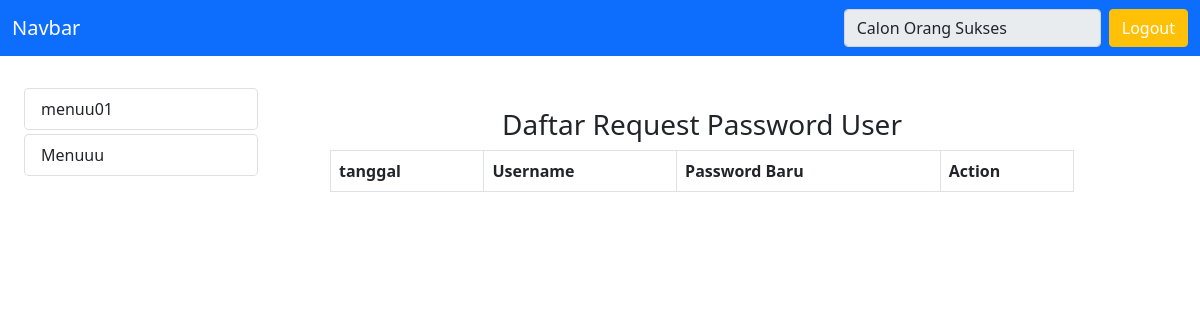
Before: /admin/home.php (signed in) with the older database file.
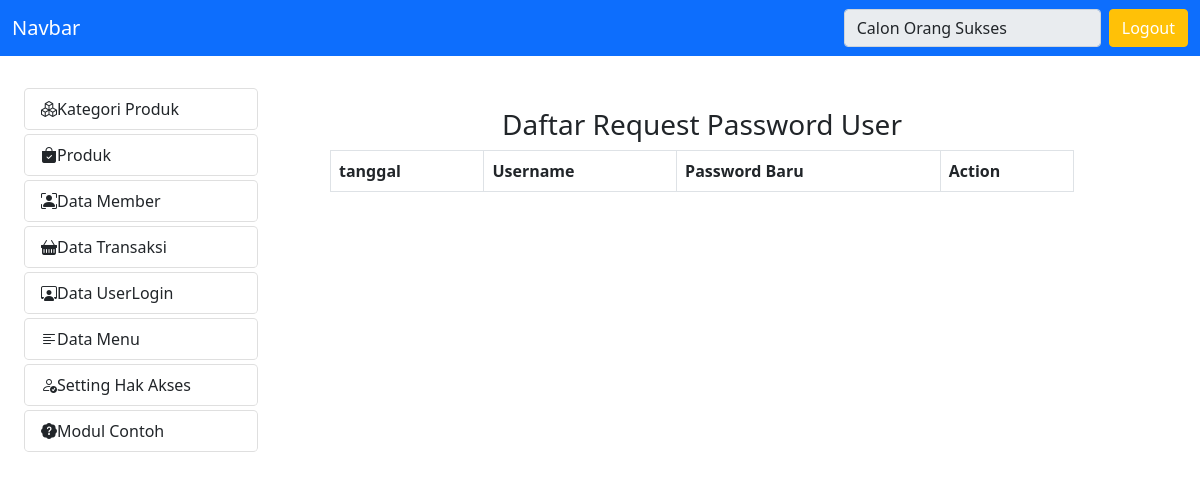
After: the same page with the newer database file.
### tables this page shows
CREATE TABLE `mst_menu` (
  `idmenu` int(11) NOT NULL AUTO_INCREMENT,
  `kode_menu` varchar(8) NOT NULL,
  `nmmenu` varchar(25) NOT NULL,
  `link` varchar(50) NOT NULL,
  `icon` varchar(50) DEFAULT NULL,
  PRIMARY KEY (`idmenu`)
);

### admin/menu.php (the view, shortened to what this page needs)
<?php
$qry_menu = mysqli_query($koneksidb, "SELECT * FROM mst_menu");
while ($row = mysqli_fetch_array($qry_menu)) {
?>
<a href="?modul=<?= $row['link']; ?>" style="text-decoration: none;" class="links1">
	<li class="list-group-item links rounded-3 mt-1"><?= $row['icon']; ?></i><?= $row["nmmenu"]; ?></li>
</a>
<?php
}
?>

Changed rows visible on the page:
changed mst_menu: nmmenu "menuu01" → "Kategori Produk"
changed mst_menu: nmmenu "Menuuu" → "Produk"
added mst_menu: nmmenu "Data Member"
added mst_menu: nmmenu "Data Transaksi"
added mst_menu: nmmenu "Data UserLogin"
added mst_menu: nmmenu "Data Menu"
added mst_menu: nmmenu "Setting Hak Akses"
added mst_menu: nmmenu "Modul Contoh"
